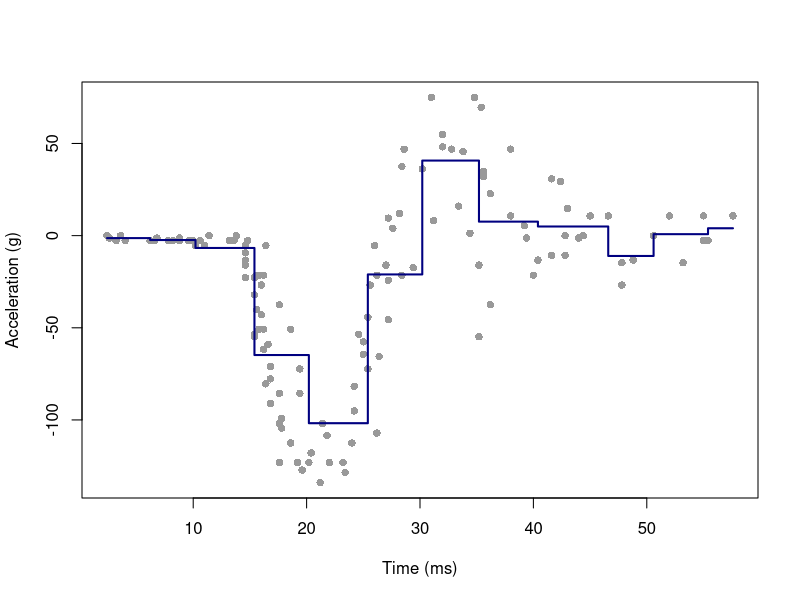
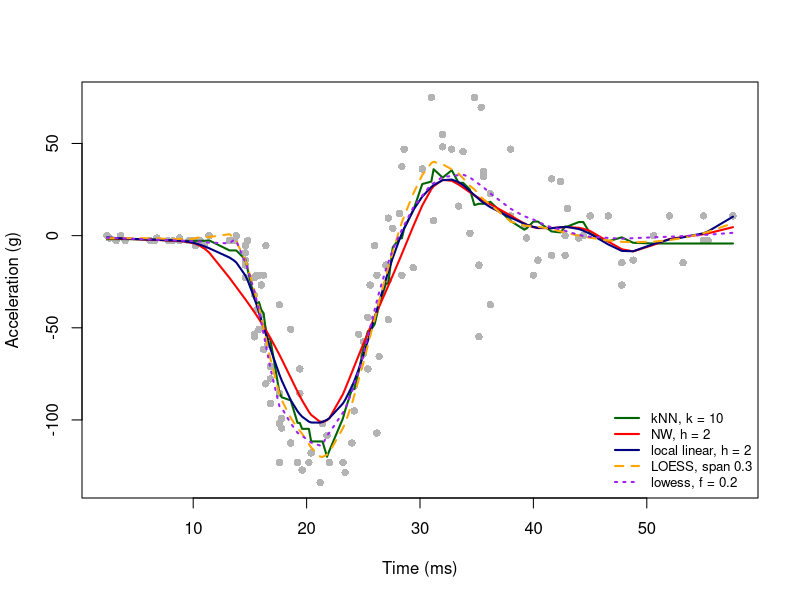

Write R code to recreate these figures, in order.
#' ---
#' title: "Session 20 — Local smoothers: bins, neighbours, kernels and LOESS"
#' subtitle: "Statistical Modelling (BAM), Spring 2027"
#' author: "Prof. Dae-Jin Lee (daelee@faculty.ie.edu)"
#' output: html_document
#' ---
#' 

#' 
## ----data---------------------------------------------------------------------
library(MASS)
data(mcycle)
x <- mcycle$times
y <- mcycle$accel
n <- length(y)

#' 
#' Every smoother below estimates $f$ in $y_i = f(x_i) + \varepsilon_i$ by a
#' weighted average of the responses, $\hat f(x) = \sum_j w_j(x)\, y_j$. The weights
#' depend on the $x$'s and on a tuning constant, never on the $y$'s, so each
#' smoother is **linear**: $\hat f = S y$ for an $n \times n$ matrix $S$.
#' 
#' ## 1. Bin smoother
#' 
#' Cut the $x$ axis into intervals and average $y$ within each interval.
#' 
## ----bin----------------------------------------------------------------------
breaks <- seq(0, 60, by = 5)
bin <- cut(x, breaks, include.lowest = TRUE)
f_bin <- ave(y, bin)              # fitted value = mean of the bin
plot(x, y, pch = 16, col = "grey60", xlab = "Time (ms)", ylab = "Acceleration (g)")
lines(x, f_bin, type = "s", lwd = 2, col = "navy")

#' 
#' ## 2. Running mean and k nearest neighbours
#' 
#' The k-nearest-neighbour (kNN) running mean averages the $k$ responses whose
#' $x$ values are closest to the target point. Row $i$ of $S$ has $k$ entries
#' equal to $1/k$.
#' 
## ----knn----------------------------------------------------------------------
knn_S <- function(x0, x, k) {
  t(sapply(x0, function(u) {
    w <- numeric(length(x))
    w[order(abs(x - u))[1:k]] <- 1 / k
    w
  }))
}
S_knn <- knn_S(x, x, k = 10)
range(rowSums(S_knn))             # each row sums to one
f_knn <- drop(S_knn %*% y)

#' 
#' ## 3. Nadaraya–Watson kernel smoother
#' 
#' With kernel $K$ and bandwidth $h$, $K_h(u) = K(u/h)/h$ and
#' $$\hat f(x) = \frac{\sum_j K_h(x - x_j)\, y_j}{\sum_j K_h(x - x_j)}.$$
#' The responses carry the summation index $j$; $x$ is the target point.
#' 
## ----nw-----------------------------------------------------------------------
nw_S <- function(x0, x, h) {
  K <- dnorm(outer(x0, x, "-") / h)   # Gaussian kernel; the 1/h cancels
  K / rowSums(K)
}
f_nw <- drop(nw_S(x, x, h = 2) %*% y)

#' 
#' Base R's `ksmooth()` gives the same fit, but its `bandwidth` is **not** the
#' standard deviation $h$ of the Gaussian kernel: `ksmooth` scales the kernel so
#' that its quartiles sit at $\pm 0.25 \times$ `bandwidth`. Hence
#' $h = 0.25\,\text{bandwidth}/z_{0.75} \approx 0.3706\,\text{bandwidth}$.
#' 
## ----ksmooth------------------------------------------------------------------
bw <- 2 / (0.25 / qnorm(0.75))     # bandwidth argument that gives h = 2
ks <- ksmooth(x, y, kernel = "normal", bandwidth = bw, x.points = x)
max(abs(ks$y - f_nw))              # small: ksmooth truncates the kernel tails

#' 
#' ## 4. Local linear regression
#' 
#' At each target $x_0$ fit a weighted straight line with weights
#' $K_h(x_j - x_0)$ and keep its intercept. This removes the design bias of
#' Nadaraya–Watson and behaves much better at the boundaries.
#' 
## ----loclin-------------------------------------------------------------------
ll_S <- function(x0, x, h) {
  t(sapply(x0, function(u) {
    w <- dnorm((x - u) / h)
    X <- cbind(1, x - u)
    solve(crossprod(X, w * X), t(X * w))[1, ]   # first row: the intercept at u
  }))
}
f_ll <- drop(ll_S(x, x, h = 2) %*% y)
c(left_end_NW = f_nw[1], left_end_LL = f_ll[1], mean_first_5_y = mean(y[1:5]))

#' 
#' ## 5. LOESS
#' 
#' `loess()` fits a local polynomial (degree 1 or 2) in a nearest-neighbour
#' window that contains a fraction `span` of the data, with tricube weights
#' $w_j = (1 - |x_j - x_0|^3/\Delta^3)^3$, where $\Delta$ is the distance from
#' $x_0$ to the farthest point in the window. The trace of its smoother matrix is
#' stored as `trace.hat`; `enp` is a different, rounded quantity.
#' 
## ----loess--------------------------------------------------------------------
lo <- loess(accel ~ times, data = mcycle, span = 0.3, degree = 2)
c(trace_S = lo$trace.hat, enp = lo$enp)

#' 
#' `lowess()` is the older, robust version (iteratively down-weights large
#' residuals; default `f = 2/3`). There is no function called `lowess.smooth()`.
#' 
## ----lowess-------------------------------------------------------------------
lw <- lowess(x, y, f = 0.2)

#' 
#' ## 6. All fits together
#' 
## ----all-plot-----------------------------------------------------------------
plot(x, y, pch = 16, col = "grey70", xlab = "Time (ms)", ylab = "Acceleration (g)")
lines(x, f_knn, col = "darkgreen", lwd = 2)
lines(x, f_nw, col = "red", lwd = 2)
lines(x, f_ll, col = "navy", lwd = 2)
lines(x, fitted(lo), col = "orange", lwd = 2, lty = 2)
lines(lw, col = "purple", lwd = 2, lty = 3)
legend("bottomright", bty = "n", lwd = 2, cex = 0.8,
       col = c("darkgreen", "red", "navy", "orange", "purple"), lty = c(1, 1, 1, 2, 3),
       legend = c("kNN, k = 10", "NW, h = 2", "local linear, h = 2",
                  "LOESS, span 0.3", "lowess, f = 0.2"))
